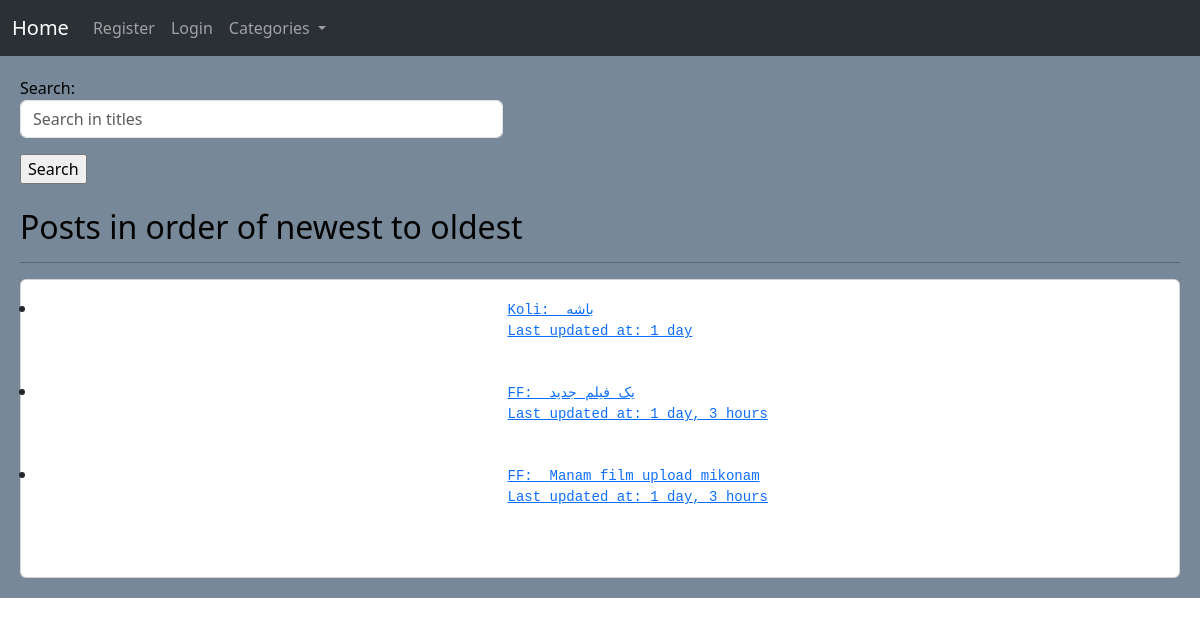
Before: / with the older database file.
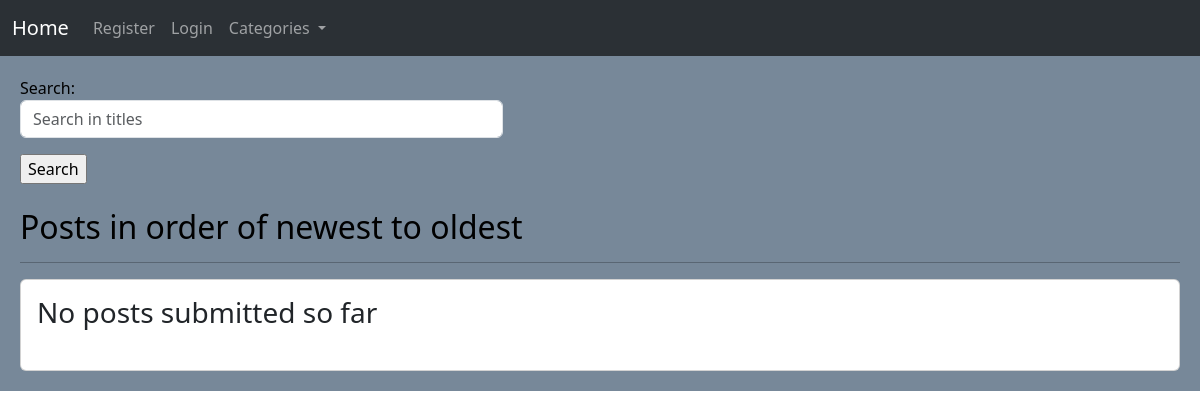
After: the same page with the newer database file.
### Posts/models.py (models this page shows, shortened)
class PostModel(models.Model):
    category = models.ForeignKey(
        CategoryModel,
        on_delete=models.CASCADE,
        related_name='category',
        default=None
    )
    author = models.ForeignKey(
        User,
        on_delete=models.CASCADE,
        related_name='author'
    )
    title = models.CharField(
        max_length=75,
        unique=True
    )
    slug = models.SlugField(
        max_length=150,
        unique=True,
        allow_unicode=True
    )
    body = RichTextUploadingField()
    date_created = models.DateTimeField(
        auto_now_add=True
    )
    date_updated = models.DateTimeField(
        auto_now=True
    )
    def get_absolute_url(self):
        return reverse_lazy('Posts:PostDetail', args=(self.slug,))
    class Meta:
        verbose_name = 'Post'
        verbose_name_plural = 'Posts'
        ordering = ('-date_created', '-date_updated')

### Home/views.py (the view)
# urls.py: path('', views.HomeView.as_view(), name='Home'),
class HomeView(View):
    template_name = 'Home/Home.html'
    form_class = SearchForm
    def get(self, request):
        form = self.form_class
        search = request.GET.get('search', None)
        if search:
            posts = PostModel.objects.filter(title__contains=search)
        else:
            posts = PostModel.objects.all()
        return render(request, self.template_name, {'posts': posts, 'form': form})

### Home/Templates/Home/Home.html (shortened to what this page needs)
{% extends 'Base.html' %}
{% block Body %}
	<form action="" method="get" class="col-md-5">
		{{ form.as_p }}
		<input type="submit" value="Search" />
	</form>
	<br/>
	<h2>Posts in order of newest to oldest</h2>
	<hr/>
	<div class="card">
		<ul class="card-body">
			{% for post in posts %}
				<li>
					<a href="{{ post.get_absolute_url }}">
						<pre>
							{{ post.author }}:  {{ post.title|truncatewords:10 }}
							Last updated at: {{ post.date_updated|timesince }}
						</pre>
					</a>
				</li>
			{% empty %}
				<h3>No posts submitted so far</h3>
			{% endfor %}
		</ul>
	</div>
{% endblock %}

Changed rows visible on the page:
removed PostModel: author "Koli", title "باشه", date_updated "1 day"
removed PostModel: author "FF", title "یک فیلم جدید", date_updated "1 day, 3 hours"
removed PostModel: author "FF", title "Manam film upload mikonam", date_updated "1 day, 3 hours"
Other visible differences:
text now shown: "No posts submitted so far"
